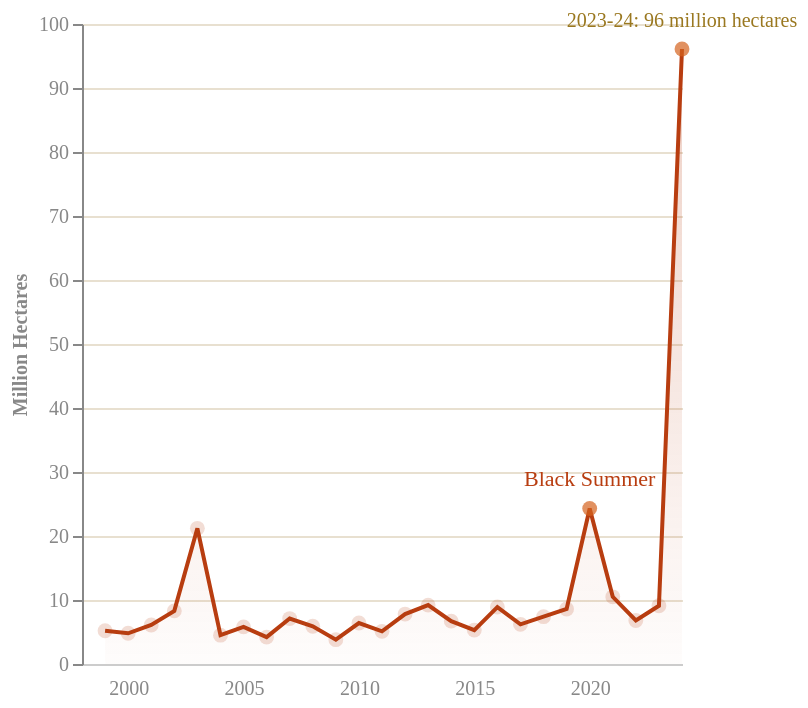

Vega-Lite specification stored for this chart:
### Vega-Lite specification from a JSON file in a GitHub repository (floating-point values rounded to 4 significant figures)
{"$schema": "https://vega.github.io/schema/vega-lite/v5.json", "width": "container", "height": 320, "background": "transparent", "data": {"values": [{"year": 1999, "area": 5.2, "season": "1998-99"}, {"year": 2000, "area": 4.8, "season": "1999-00"}, {"year": 2001, "area": 6.1, "season": "2000-01"}, {"year": 2002, "area": 8.3, "season": "2001-02"}, {"year": 2003, "area": 21.2, "season": "2002-03"}, {"year": 2004, "area": 4.5, "season": "2003-04"}, {"year": 2005, "area": 5.8, "season": "2004-05"}, {"year": 2006, "area": 4.2, "season": "2005-06"}, {"year": 2007, "area": 7.1, "season": "2006-07"}, {"year": 2008, "area": 5.9, "season": "2007-08"}, {"year": 2009, "area": 3.8, "season": "2008-09"}, {"year": 2010, "area": 6.4, "season": "2009-10"}, {"year": 2011, "area": 5.1, "season": "2010-11"}, {"year": 2012, "area": 7.8, "season": "2011-12"}, {"year": 2013, "area": 9.2, "season": "2012-13"}, {"year": 2014, "area": 6.7, "season": "2013-14"}, {"year": 2015, "area": 5.3, "season": "2014-15"}, {"year": 2016, "area": 8.9, "season": "2015-16"}, {"year": 2017, "area": 6.2, "season": "2016-17"}, {"year": 2018, "area": 7.4, "season": "2017-18"}, {"year": 2019, "area": 8.6, "season": "2018-19"}, {"year": 2020, "area": 24.3, "season": "2019-20 Black Summer"}, {"year": 2021, "area": 10.5, "season": "2020-21"}, {"year": 2022, "area": 6.8, "season": "2021-22"}, {"year": 2023, "area": 9.1, "season": "2022-23"}, {"year": 2024, "area": 96.1, "season": "2023-24"}]}, "layer": [{"mark": {"type": "area", "line": {"color": "#b83d10", "strokeWidth": 2}, "color": {"gradient": "linear", "x1": 1, "y1": 0, "x2": 1, "y2": 1, "stops": [{"offset": 0, "color": "rgba(184,61,16,0.35)"}, {"offset": 1, "color": "rgba(184,61,16,0.02)"}]}}, "encoding": {"x": {"field": "year", "type": "quantitative", "axis": {"title": null, "grid": false, "labelColor": "#888", "labelFont": "DM Mono", "format": "d", "tickColor": "transparent", "domainColor": "#ccc"}}, "y": {"field": "area", "type": "quantitative", "axis": {"title": "Million Hectares", "titleColor": "#888", "labelColor": "#888", "labelFont": "DM Mono", "titleFont": "DM Mono", "titleFontSize": 10, "grid": true, "gridColor": "#e8e0d0"}}, "tooltip": [{"field": "season", "title": "Season"}, {"field": "area", "title": "Area burned (million hectares)", "format": ".1f"}]}}, {"mark": {"type": "point", "filled": true, "size": 55}, "encoding": {"x": {"field": "year", "type": "quantitative"}, "y": {"field": "area", "type": "quantitative"}, "color": {"condition": {"test": "datum.year === 2020 || datum.year === 2024", "value": "#d4621e"}, "value": "rgba(184,61,16,0.25)"}}}, {"mark": {"type": "text", "align": "center", "dy": -14, "fontSize": 11, "font": "DM Mono", "fontWeight": 500}, "transform": [{"filter": "datum.year === 2020"}], "encoding": {"x": {"field": "year", "type": "quantitative"}, "y": {"field": "area", "type": "quantitative"}, "text": {"value": "Black Summer"}, "color": {"value": "#b83d10"}}}, {"mark": {"type": "text", "align": "center", "dy": -14, "fontSize": 10, "font": "DM Mono"}, "transform": [{"filter": "datum.year === 2024"}], "encoding": {"x": {"field": "year", "type": "quantitative"}, "y": {"field": "area", "type": "quantitative"}, "text": {"value": "2023-24: 96 million hectares"}, "color": {"value": "#9a7820"}}}], "config": {"view": {"stroke": null}}}
